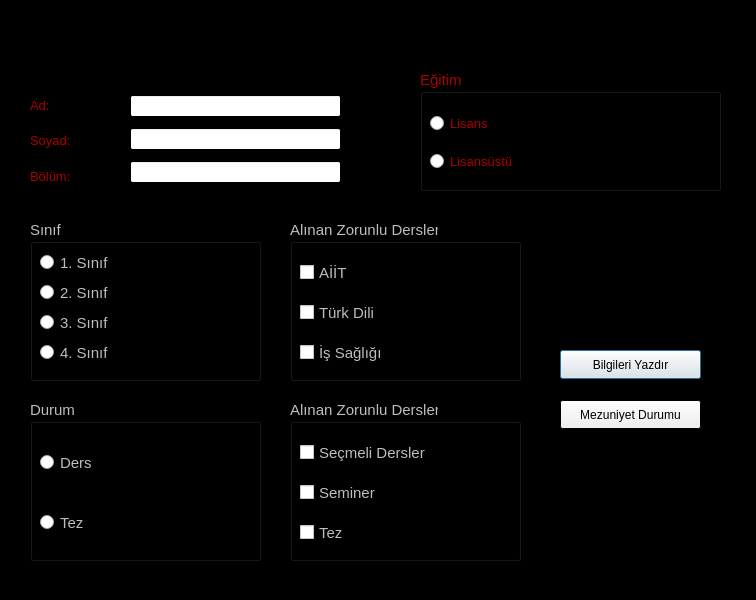
<?xml version="1.0" encoding="UTF-8"?>
<ui version="4.0">
 <class>Dialog</class>
 <widget class="QDialog" name="Dialog">
  <property name="geometry">
   <rect>
    <x>0</x>
    <y>0</y>
    <width>756</width>
    <height>600</height>
   </rect>
  </property>
  <property name="palette">
   <palette>
    <active>
     <colorrole role="WindowText">
      <brush brushstyle="SolidPattern">
       <color alpha="255">
        <red>170</red>
        <green>0</green>
        <blue>0</blue>
       </color>
      </brush>
     </colorrole>
     <colorrole role="Window">
      <brush brushstyle="SolidPattern">
       <color alpha="255">
        <red>0</red>
        <green>0</green>
        <blue>0</blue>
       </color>
      </brush>
     </colorrole>
    </active>
    <inactive>
     <colorrole role="WindowText">
      <brush brushstyle="SolidPattern">
       <color alpha="255">
        <red>170</red>
        <green>0</green>
        <blue>0</blue>
       </color>
      </brush>
     </colorrole>
     <colorrole role="Window">
      <brush brushstyle="SolidPattern">
       <color alpha="255">
        <red>0</red>
        <green>0</green>
        <blue>0</blue>
       </color>
      </brush>
     </colorrole>
    </inactive>
    <disabled>
     <colorrole role="Base">
      <brush brushstyle="SolidPattern">
       <color alpha="255">
        <red>0</red>
        <green>0</green>
        <blue>0</blue>
       </color>
      </brush>
     </colorrole>
     <colorrole role="Window">
      <brush brushstyle="SolidPattern">
       <color alpha="255">
        <red>0</red>
        <green>0</green>
        <blue>0</blue>
       </color>
      </brush>
     </colorrole>
    </disabled>
   </palette>
  </property>
  <property name="windowTitle">
   <string>Dialog</string>
  </property>
  <widget class="QLabel" name="label">
   <property name="geometry">
    <rect>
     <x>220</x>
     <y>20</y>
     <width>311</width>
     <height>31</height>
    </rect>
   </property>
   <property name="palette">
    <palette>
     <active>
      <colorrole role="WindowText">
       <brush brushstyle="SolidPattern">
        <color alpha="255">
         <red>0</red>
         <green>0</green>
         <blue>0</blue>
        </color>
       </brush>
      </colorrole>
     </active>
     <inactive>
      <colorrole role="WindowText">
       <brush brushstyle="SolidPattern">
        <color alpha="255">
         <red>0</red>
         <green>0</green>
         <blue>0</blue>
        </color>
       </brush>
      </colorrole>
     </inactive>
     <disabled/>
    </palette>
   </property>
   <property name="font">
    <font>
     <pointsize>12</pointsize>
     <bold>true</bold>
    </font>
   </property>
   <property name="text">
    <string>Öğrenci Bilgilerini Alma Arayüzü</string>
   </property>
  </widget>
  <widget class="QGroupBox" name="gb_egitim">
   <property name="geometry">
    <rect>
     <x>420</x>
     <y>70</y>
     <width>301</width>
     <height>121</height>
    </rect>
   </property>
   <property name="palette">
    <palette>
     <active>
      <colorrole role="WindowText">
       <brush brushstyle="SolidPattern">
        <color alpha="255">
         <red>170</red>
         <green>0</green>
         <blue>0</blue>
        </color>
       </brush>
      </colorrole>
      <colorrole role="Light">
       <brush brushstyle="SolidPattern">
        <color alpha="255">
         <red>85</red>
         <green>255</green>
         <blue>255</blue>
        </color>
       </brush>
      </colorrole>
      <colorrole role="Window">
       <brush brushstyle="SolidPattern">
        <color alpha="255">
         <red>255</red>
         <green>255</green>
         <blue>255</blue>
        </color>
       </brush>
      </colorrole>
     </active>
     <inactive>
      <colorrole role="WindowText">
       <brush brushstyle="SolidPattern">
        <color alpha="255">
         <red>170</red>
         <green>0</green>
         <blue>0</blue>
        </color>
       </brush>
      </colorrole>
      <colorrole role="Light">
       <brush brushstyle="SolidPattern">
        <color alpha="255">
         <red>85</red>
         <green>255</green>
         <blue>255</blue>
        </color>
       </brush>
      </colorrole>
      <colorrole role="Window">
       <brush brushstyle="SolidPattern">
        <color alpha="255">
         <red>255</red>
         <green>255</green>
         <blue>255</blue>
        </color>
       </brush>
      </colorrole>
     </inactive>
     <disabled>
      <colorrole role="Light">
       <brush brushstyle="SolidPattern">
        <color alpha="255">
         <red>85</red>
         <green>255</green>
         <blue>255</blue>
        </color>
       </brush>
      </colorrole>
      <colorrole role="Base">
       <brush brushstyle="SolidPattern">
        <color alpha="255">
         <red>255</red>
         <green>255</green>
         <blue>255</blue>
        </color>
       </brush>
      </colorrole>
      <colorrole role="Window">
       <brush brushstyle="SolidPattern">
        <color alpha="255">
         <red>255</red>
         <green>255</green>
         <blue>255</blue>
        </color>
       </brush>
      </colorrole>
     </disabled>
    </palette>
   </property>
   <property name="font">
    <font>
     <pointsize>11</pointsize>
    </font>
   </property>
   <property name="title">
    <string>Eğitim</string>
   </property>
   <widget class="QWidget" name="">
    <property name="geometry">
     <rect>
      <x>10</x>
      <y>32</y>
      <width>281</width>
      <height>81</height>
     </rect>
    </property>
    <layout class="QVBoxLayout" name="verticalLayout_2">
     <item>
      <widget class="QRadioButton" name="rb_lisans">
       <property name="font">
        <font>
         <pointsize>10</pointsize>
         <bold>false</bold>
        </font>
       </property>
       <property name="text">
        <string>Lisans</string>
       </property>
      </widget>
     </item>
     <item>
      <widget class="QRadioButton" name="rb_lisansustu">
       <property name="font">
        <font>
         <pointsize>10</pointsize>
        </font>
       </property>
       <property name="text">
        <string>Lisansüstü</string>
       </property>
      </widget>
     </item>
    </layout>
   </widget>
  </widget>
  <widget class="QWidget" name="layoutWidget">
   <property name="geometry">
    <rect>
     <x>130</x>
     <y>90</y>
     <width>211</width>
     <height>100</height>
    </rect>
   </property>
   <layout class="QVBoxLayout" name="verticalLayout_3">
    <item>
     <widget class="QLineEdit" name="ln_ad">
      <property name="palette">
       <palette>
        <active>
         <colorrole role="Button">
          <brush brushstyle="SolidPattern">
           <color alpha="255">
            <red>0</red>
            <green>0</green>
            <blue>0</blue>
           </color>
          </brush>
         </colorrole>
         <colorrole role="Dark">
          <brush brushstyle="SolidPattern">
           <color alpha="255">
            <red>0</red>
            <green>0</green>
            <blue>0</blue>
           </color>
          </brush>
         </colorrole>
        </active>
        <inactive>
         <colorrole role="Button">
          <brush brushstyle="SolidPattern">
           <color alpha="255">
            <red>0</red>
            <green>0</green>
            <blue>0</blue>
           </color>
          </brush>
         </colorrole>
         <colorrole role="Dark">
          <brush brushstyle="SolidPattern">
           <color alpha="255">
            <red>0</red>
            <green>0</green>
            <blue>0</blue>
           </color>
          </brush>
         </colorrole>
        </inactive>
        <disabled>
         <colorrole role="WindowText">
          <brush brushstyle="SolidPattern">
           <color alpha="255">
            <red>0</red>
            <green>0</green>
            <blue>0</blue>
           </color>
          </brush>
         </colorrole>
         <colorrole role="Button">
          <brush brushstyle="SolidPattern">
           <color alpha="255">
            <red>0</red>
            <green>0</green>
            <blue>0</blue>
           </color>
          </brush>
         </colorrole>
         <colorrole role="Dark">
          <brush brushstyle="SolidPattern">
           <color alpha="255">
            <red>0</red>
            <green>0</green>
            <blue>0</blue>
           </color>
          </brush>
         </colorrole>
         <colorrole role="Text">
          <brush brushstyle="SolidPattern">
           <color alpha="255">
            <red>0</red>
            <green>0</green>
            <blue>0</blue>
           </color>
          </brush>
         </colorrole>
         <colorrole role="ButtonText">
          <brush brushstyle="SolidPattern">
           <color alpha="255">
            <red>0</red>
            <green>0</green>
            <blue>0</blue>
           </color>
          </brush>
         </colorrole>
        </disabled>
       </palette>
      </property>
     </widget>
    </item>
    <item>
     <widget class="QLineEdit" name="ln_soyad"/>
    </item>
    <item>
     <widget class="QLineEdit" name="ln_bolum"/>
    </item>
   </layout>
  </widget>
  <widget class="QGroupBox" name="gb_ders1">
   <property name="enabled">
    <bool>false</bool>
   </property>
   <property name="geometry">
    <rect>
     <x>290</x>
     <y>220</y>
     <width>231</width>
     <height>161</height>
    </rect>
   </property>
   <property name="palette">
    <palette>
     <active>
      <colorrole role="WindowText">
       <brush brushstyle="SolidPattern">
        <color alpha="255">
         <red>255</red>
         <green>255</green>
         <blue>255</blue>
        </color>
       </brush>
      </colorrole>
      <colorrole role="Window">
       <brush brushstyle="SolidPattern">
        <color alpha="255">
         <red>255</red>
         <green>255</green>
         <blue>255</blue>
        </color>
       </brush>
      </colorrole>
     </active>
     <inactive>
      <colorrole role="WindowText">
       <brush brushstyle="SolidPattern">
        <color alpha="255">
         <red>255</red>
         <green>255</green>
         <blue>255</blue>
        </color>
       </brush>
      </colorrole>
      <colorrole role="Window">
       <brush brushstyle="SolidPattern">
        <color alpha="255">
         <red>255</red>
         <green>255</green>
         <blue>255</blue>
        </color>
       </brush>
      </colorrole>
     </inactive>
     <disabled>
      <colorrole role="Base">
       <brush brushstyle="SolidPattern">
        <color alpha="255">
         <red>255</red>
         <green>255</green>
         <blue>255</blue>
        </color>
       </brush>
      </colorrole>
      <colorrole role="Window">
       <brush brushstyle="SolidPattern">
        <color alpha="255">
         <red>255</red>
         <green>255</green>
         <blue>255</blue>
        </color>
       </brush>
      </colorrole>
     </disabled>
    </palette>
   </property>
   <property name="font">
    <font>
     <pointsize>11</pointsize>
    </font>
   </property>
   <property name="title">
    <string>Alınan Zorunlu Dersler</string>
   </property>
   <widget class="QCheckBox" name="cb_aiit">
    <property name="geometry">
     <rect>
      <x>10</x>
      <y>40</y>
      <width>92</width>
      <height>25</height>
     </rect>
    </property>
    <property name="text">
     <string>AİİT</string>
    </property>
   </widget>
   <widget class="QCheckBox" name="cb_turkdili">
    <property name="geometry">
     <rect>
      <x>10</x>
      <y>80</y>
      <width>92</width>
      <height>25</height>
     </rect>
    </property>
    <property name="text">
     <string>Türk Dili</string>
    </property>
   </widget>
   <widget class="QCheckBox" name="cb_isg">
    <property name="geometry">
     <rect>
      <x>10</x>
      <y>120</y>
      <width>101</width>
      <height>25</height>
     </rect>
    </property>
    <property name="text">
     <string>İş Sağlığı</string>
    </property>
   </widget>
  </widget>
  <widget class="QGroupBox" name="gb_sinif">
   <property name="enabled">
    <bool>false</bool>
   </property>
   <property name="geometry">
    <rect>
     <x>30</x>
     <y>220</y>
     <width>231</width>
     <height>161</height>
    </rect>
   </property>
   <property name="palette">
    <palette>
     <active>
      <colorrole role="WindowText">
       <brush brushstyle="SolidPattern">
        <color alpha="255">
         <red>255</red>
         <green>255</green>
         <blue>255</blue>
        </color>
       </brush>
      </colorrole>
      <colorrole role="Window">
       <brush brushstyle="SolidPattern">
        <color alpha="255">
         <red>255</red>
         <green>255</green>
         <blue>255</blue>
        </color>
       </brush>
      </colorrole>
     </active>
     <inactive>
      <colorrole role="WindowText">
       <brush brushstyle="SolidPattern">
        <color alpha="255">
         <red>255</red>
         <green>255</green>
         <blue>255</blue>
        </color>
       </brush>
      </colorrole>
      <colorrole role="Window">
       <brush brushstyle="SolidPattern">
        <color alpha="255">
         <red>255</red>
         <green>255</green>
         <blue>255</blue>
        </color>
       </brush>
      </colorrole>
     </inactive>
     <disabled>
      <colorrole role="Base">
       <brush brushstyle="SolidPattern">
        <color alpha="255">
         <red>255</red>
         <green>255</green>
         <blue>255</blue>
        </color>
       </brush>
      </colorrole>
      <colorrole role="Window">
       <brush brushstyle="SolidPattern">
        <color alpha="255">
         <red>255</red>
         <green>255</green>
         <blue>255</blue>
        </color>
       </brush>
      </colorrole>
     </disabled>
    </palette>
   </property>
   <property name="font">
    <font>
     <pointsize>11</pointsize>
    </font>
   </property>
   <property name="title">
    <string>Sınıf</string>
   </property>
   <widget class="QRadioButton" name="rb_1">
    <property name="geometry">
     <rect>
      <x>10</x>
      <y>30</y>
      <width>111</width>
      <height>25</height>
     </rect>
    </property>
    <property name="font">
     <font>
      <pointsize>11</pointsize>
     </font>
    </property>
    <property name="text">
     <string>1. Sınıf</string>
    </property>
   </widget>
   <widget class="QRadioButton" name="rb_2">
    <property name="geometry">
     <rect>
      <x>10</x>
      <y>60</y>
      <width>111</width>
      <height>25</height>
     </rect>
    </property>
    <property name="font">
     <font>
      <pointsize>11</pointsize>
     </font>
    </property>
    <property name="text">
     <string>2. Sınıf</string>
    </property>
   </widget>
   <widget class="QRadioButton" name="rb_3">
    <property name="geometry">
     <rect>
      <x>10</x>
      <y>90</y>
      <width>111</width>
      <height>25</height>
     </rect>
    </property>
    <property name="font">
     <font>
      <pointsize>11</pointsize>
     </font>
    </property>
    <property name="text">
     <string>3. Sınıf</string>
    </property>
   </widget>
   <widget class="QRadioButton" name="rb_4">
    <property name="geometry">
     <rect>
      <x>10</x>
      <y>120</y>
      <width>111</width>
      <height>25</height>
     </rect>
    </property>
    <property name="font">
     <font>
      <pointsize>11</pointsize>
     </font>
    </property>
    <property name="text">
     <string>4. Sınıf</string>
    </property>
   </widget>
  </widget>
  <widget class="QGroupBox" name="gb_ders2">
   <property name="enabled">
    <bool>false</bool>
   </property>
   <property name="geometry">
    <rect>
     <x>290</x>
     <y>400</y>
     <width>231</width>
     <height>161</height>
    </rect>
   </property>
   <property name="palette">
    <palette>
     <active>
      <colorrole role="WindowText">
       <brush brushstyle="SolidPattern">
        <color alpha="255">
         <red>255</red>
         <green>255</green>
         <blue>255</blue>
        </color>
       </brush>
      </colorrole>
      <colorrole role="Window">
       <brush brushstyle="SolidPattern">
        <color alpha="255">
         <red>255</red>
         <green>255</green>
         <blue>255</blue>
        </color>
       </brush>
      </colorrole>
     </active>
     <inactive>
      <colorrole role="WindowText">
       <brush brushstyle="SolidPattern">
        <color alpha="255">
         <red>255</red>
         <green>255</green>
         <blue>255</blue>
        </color>
       </brush>
      </colorrole>
      <colorrole role="Window">
       <brush brushstyle="SolidPattern">
        <color alpha="255">
         <red>255</red>
         <green>255</green>
         <blue>255</blue>
        </color>
       </brush>
      </colorrole>
     </inactive>
     <disabled>
      <colorrole role="Base">
       <brush brushstyle="SolidPattern">
        <color alpha="255">
         <red>255</red>
         <green>255</green>
         <blue>255</blue>
        </color>
       </brush>
      </colorrole>
      <colorrole role="Window">
       <brush brushstyle="SolidPattern">
        <color alpha="255">
         <red>255</red>
         <green>255</green>
         <blue>255</blue>
        </color>
       </brush>
      </colorrole>
     </disabled>
    </palette>
   </property>
   <property name="font">
    <font>
     <pointsize>11</pointsize>
    </font>
   </property>
   <property name="title">
    <string>Alınan Zorunlu Dersler</string>
   </property>
   <widget class="QCheckBox" name="cb_secmeli">
    <property name="geometry">
     <rect>
      <x>10</x>
      <y>40</y>
      <width>151</width>
      <height>25</height>
     </rect>
    </property>
    <property name="text">
     <string>Seçmeli Dersler</string>
    </property>
   </widget>
   <widget class="QCheckBox" name="cb_seminer">
    <property name="geometry">
     <rect>
      <x>10</x>
      <y>80</y>
      <width>92</width>
      <height>25</height>
     </rect>
    </property>
    <property name="text">
     <string>Seminer</string>
    </property>
   </widget>
   <widget class="QCheckBox" name="cb_tez">
    <property name="geometry">
     <rect>
      <x>10</x>
      <y>120</y>
      <width>92</width>
      <height>25</height>
     </rect>
    </property>
    <property name="text">
     <string>Tez</string>
    </property>
   </widget>
  </widget>
  <widget class="QGroupBox" name="gb_durum">
   <property name="enabled">
    <bool>false</bool>
   </property>
   <property name="geometry">
    <rect>
     <x>30</x>
     <y>400</y>
     <width>231</width>
     <height>161</height>
    </rect>
   </property>
   <property name="palette">
    <palette>
     <active>
      <colorrole role="WindowText">
       <brush brushstyle="SolidPattern">
        <color alpha="255">
         <red>255</red>
         <green>255</green>
         <blue>255</blue>
        </color>
       </brush>
      </colorrole>
      <colorrole role="Window">
       <brush brushstyle="SolidPattern">
        <color alpha="255">
         <red>255</red>
         <green>255</green>
         <blue>255</blue>
        </color>
       </brush>
      </colorrole>
     </active>
     <inactive>
      <colorrole role="WindowText">
       <brush brushstyle="SolidPattern">
        <color alpha="255">
         <red>255</red>
         <green>255</green>
         <blue>255</blue>
        </color>
       </brush>
      </colorrole>
      <colorrole role="Window">
       <brush brushstyle="SolidPattern">
        <color alpha="255">
         <red>255</red>
         <green>255</green>
         <blue>255</blue>
        </color>
       </brush>
      </colorrole>
     </inactive>
     <disabled>
      <colorrole role="Base">
       <brush brushstyle="SolidPattern">
        <color alpha="255">
         <red>255</red>
         <green>255</green>
         <blue>255</blue>
        </color>
       </brush>
      </colorrole>
      <colorrole role="Window">
       <brush brushstyle="SolidPattern">
        <color alpha="255">
         <red>255</red>
         <green>255</green>
         <blue>255</blue>
        </color>
       </brush>
      </colorrole>
     </disabled>
    </palette>
   </property>
   <property name="font">
    <font>
     <pointsize>11</pointsize>
    </font>
   </property>
   <property name="title">
    <string>Durum</string>
   </property>
   <widget class="QRadioButton" name="rb_ders">
    <property name="geometry">
     <rect>
      <x>10</x>
      <y>50</y>
      <width>111</width>
      <height>25</height>
     </rect>
    </property>
    <property name="font">
     <font>
      <pointsize>11</pointsize>
     </font>
    </property>
    <property name="text">
     <string>Ders</string>
    </property>
   </widget>
   <widget class="QRadioButton" name="rb_tez">
    <property name="geometry">
     <rect>
      <x>10</x>
      <y>110</y>
      <width>111</width>
      <height>25</height>
     </rect>
    </property>
    <property name="font">
     <font>
      <pointsize>11</pointsize>
     </font>
    </property>
    <property name="text">
     <string>Tez</string>
    </property>
   </widget>
  </widget>
  <widget class="QPushButton" name="btn_yazdir">
   <property name="geometry">
    <rect>
     <x>560</x>
     <y>350</y>
     <width>141</width>
     <height>29</height>
    </rect>
   </property>
   <property name="palette">
    <palette>
     <active>
      <colorrole role="WindowText">
       <brush brushstyle="SolidPattern">
        <color alpha="255">
         <red>0</red>
         <green>0</green>
         <blue>0</blue>
        </color>
       </brush>
      </colorrole>
     </active>
     <inactive>
      <colorrole role="WindowText">
       <brush brushstyle="SolidPattern">
        <color alpha="255">
         <red>0</red>
         <green>0</green>
         <blue>0</blue>
        </color>
       </brush>
      </colorrole>
     </inactive>
     <disabled/>
    </palette>
   </property>
   <property name="text">
    <string>Bilgileri Yazdır</string>
   </property>
  </widget>
  <widget class="QPushButton" name="btn_mezuniyet">
   <property name="geometry">
    <rect>
     <x>560</x>
     <y>400</y>
     <width>141</width>
     <height>29</height>
    </rect>
   </property>
   <property name="palette">
    <palette>
     <active>
      <colorrole role="WindowText">
       <brush brushstyle="SolidPattern">
        <color alpha="255">
         <red>0</red>
         <green>0</green>
         <blue>0</blue>
        </color>
       </brush>
      </colorrole>
     </active>
     <inactive>
      <colorrole role="WindowText">
       <brush brushstyle="SolidPattern">
        <color alpha="255">
         <red>0</red>
         <green>0</green>
         <blue>0</blue>
        </color>
       </brush>
      </colorrole>
     </inactive>
     <disabled/>
    </palette>
   </property>
   <property name="text">
    <string>Mezuniyet Durumu</string>
   </property>
  </widget>
  <widget class="QWidget" name="">
   <property name="geometry">
    <rect>
     <x>30</x>
     <y>90</y>
     <width>81</width>
     <height>101</height>
    </rect>
   </property>
   <layout class="QVBoxLayout" name="verticalLayout">
    <item>
     <widget class="QLabel" name="label_2">
      <property name="font">
       <font>
        <pointsize>10</pointsize>
       </font>
      </property>
      <property name="text">
       <string>Ad:</string>
      </property>
     </widget>
    </item>
    <item>
     <widget class="QLabel" name="label_3">
      <property name="font">
       <font>
        <pointsize>10</pointsize>
       </font>
      </property>
      <property name="text">
       <string>Soyad:</string>
      </property>
     </widget>
    </item>
    <item>
     <widget class="QLabel" name="label_4">
      <property name="font">
       <font>
        <pointsize>10</pointsize>
       </font>
      </property>
      <property name="text">
       <string>Bölüm:</string>
      </property>
     </widget>
    </item>
   </layout>
  </widget>
 </widget>
 <resources/>
 <connections/>
</ui>
